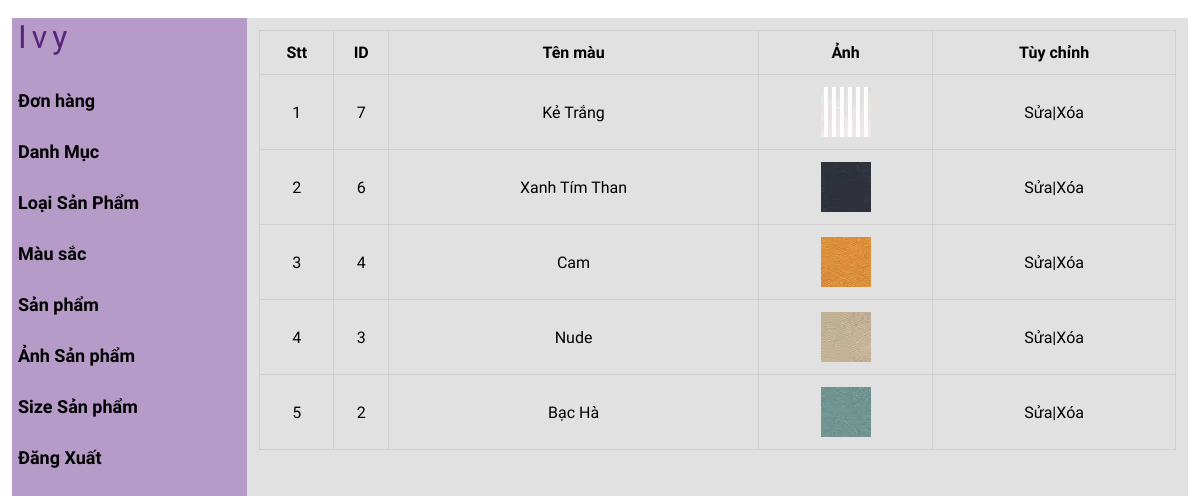
Screenshot of /ivymoda/admin/colorlist.php (signed in) with the database file from the repository.
### tables this page shows
CREATE TABLE `tbl_color` (
  `color_id` int(11) NOT NULL,
  `color_ten` varchar(255) NOT NULL,
  `color_anh` varchar(255) NOT NULL
);

### ivymoda/admin/lib/database.php (called while the page is built, shortened)
<?php
Class Database{
   public $host   = DB_HOST;
   public $user   = DB_USER;
   public $pass   = DB_PASS;
   public $dbname = DB_NAME;
   public $link;
private function connectDB(){
   $this->link = new mysqli($this->host, $this->user, $this->pass,
    $this->dbname);
 }
public function select($query){
  mysqli_set_charset($this->link,'UTF8');
  $result = $this->link->query($query) or
   die($this->link->error.__LINE__);
  if($result->num_rows > 0){
    return $result;
  } else {
    return false;
  }
 }
}

### ivymoda/admin/class/brand_class.php (called while the page is built, shortened)
<?php
class brand
{
   private $db;
   public function __construct()
   {
       $this ->db = new Database();
   }
   public function show_color(){
    $query = "SELECT * FROM tbl_color ORDER BY color_id DESC";
    $result = $this -> db ->select($query);
    return $result;
   }
   }
?>

### ivymoda/admin/colorlist.php (the view, shortened to what this page needs)
<?php
include "header.php";
include "leftside.php";
$brand = new brand;
$show_color = $brand -> show_color()
?>
       <div class="admin-content-right">
            <div class="table-content">
                <table>
                    <tr>
                        <th>Stt</th>
                        <th>ID</th>
                        <th>Tên màu</th>
                        <th>Ảnh</th>
                        <th>Tùy chỉnh</th>
                    </tr>
                    <?php
                    if($show_color){$i=0; while($result= $show_color->fetch_assoc()){
                        $i++
                    ?>
                    <tr>
                        <td> <?php echo $i ?></td>
                        <td> <?php echo $result['color_id'] ?></td>
                        <td> <?php echo $result['color_ten']  ?></td>
                        <td> <img style="width: 50px; height: 50px" src="uploads/<?php echo $result['color_anh'] ?>" alt=""></td>
                        <td><a href="coloredit.php?color_id=<?php echo $result['color_id'] ?>">Sửa</a>|<a href="colordelete.php?color_id=<?php echo $result['color_id'] ?>">Xóa</a></td>
                    </tr>
                    <?php
                     }}
                    ?>
                </table>
               </div>
        </div>
    </section>
</body>
</html>

### ivymoda/admin/css/style.css (style rules this page uses)
:root { --maincolor: #58257B; --subcolor: #A083B4; }
* { padding: 0; margin: 0; box-sizing: border-box; }
a { text-decoration: none; color: black; }
.admin-content-right { width: 80%; background-color: #dddd; padding: 12px 12px; height: 100vh; overflow-y: scroll; }
.table-content table { width: 100%; }
.table-content table,th,td { text-align: center; border: 1px solid #cccc; border-collapse: collapse; padding: 12px 0; font-family: 'Bona Nova', serif; }
.table-content table img { width: 200px; }

### rows the page displays
tbl_color: color_id "7", color_ten "Kẻ Trắng", color_anh (picture)
tbl_color: color_id "6", color_ten "Xanh Tím Than", color_anh (picture)
tbl_color: color_id "4", color_ten "Cam", color_anh (picture)
tbl_color: color_id "3", color_ten "Nude", color_anh (picture)
tbl_color: color_id "2", color_ten "Bạc Hà", color_anh (picture)
